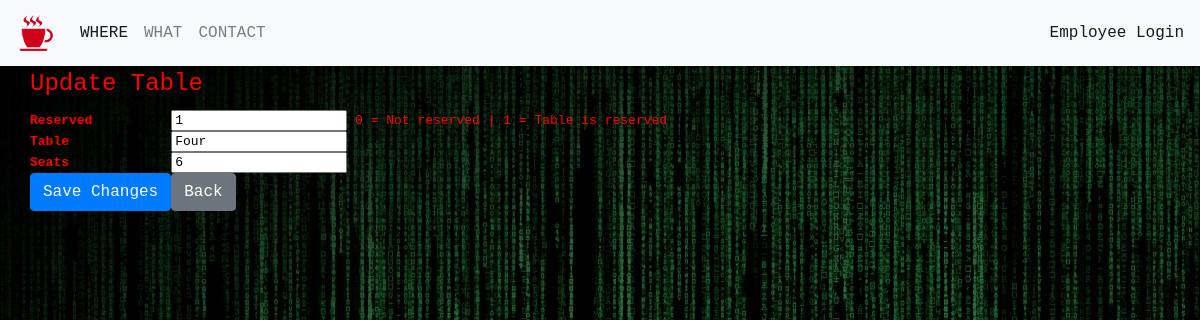
Page /update.php?id=4 on the committed database.
### tables this page shows
CREATE TABLE `tables` (
  `table_id` int(11) NOT NULL,
  `table_name` varchar(25) NOT NULL,
  `table_capacity` int(11) NOT NULL,
  `table_reserved` tinyint(1) NOT NULL
);

### update.php (the view, shortened to what this page needs)
<?php
require_once 'actions/db_connect.php';
if($_GET['id']) {
    $id = $_GET['id'];
    $sql = "SELECT * FROM tables WHERE table_id = {$id}";
    $result = $conn->query($sql);
    $data = $result->fetch_assoc();
?>
<?php require_once 'navbar.php'; ?>
<div class="container">
    <div class="row">
        <fieldset>
            <legend>Update Table</legend>
            <form action="actions/a_update.php" method="post">
                <table cellspacing="0" cellpadding="0">
                    <tr>
                        <th>Reserved</th>
                        <td><input type="text" name="table_reserved" placeholder="reserved" value="<?php echo $data['table_reserved'] ?>" /> 0 = Not reserved | 1 = Table is reserved</td>
                    </tr>
                    <tr>
                        <th>Table</th>
                        <td><input type="text" name="table_name" placeholder="Description" value="<?php echo $data['table_name'] ?>" /></td>
                    </tr>
                    <tr>
                        <th>Seats</th>
                        <td><input type="text" name="table_capacity" placeholder="Capacity" value="<?php echo $data['table_capacity'] ?>" /></td>
                    </tr>
                    <tr>
                        <td><button type="submit" class="btn btn-primary">Save Changes</button></td>
                        <td><a href="home.php"><button type="button" class="btn btn-secondary">Back</button></a></td>
                    </tr>
                </table>
            </form>
        </fieldset>
    </div>
</div>
</body>
</html>
<?php
}
?>

### style.css (style rules this page uses)
.body { background: url('img/system-failure.jpg'); color: red; font-family: monospace }

### rows in the picture
tables: table_reserved "1", table_name "Four", table_capacity "6"
